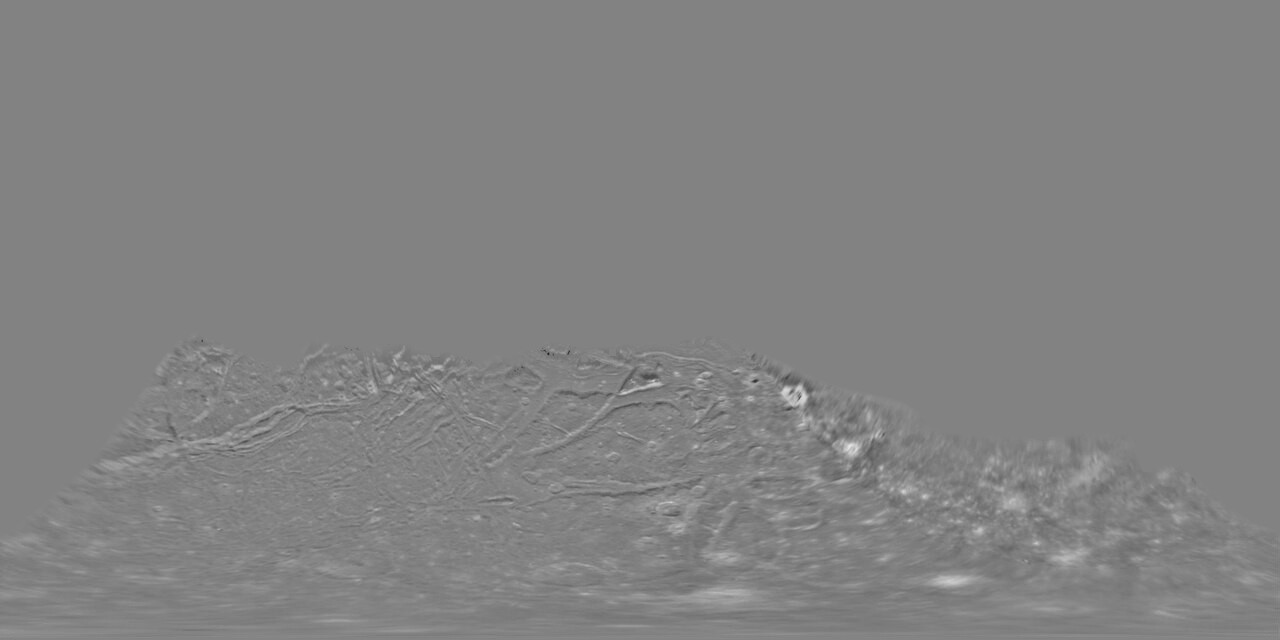
#> input picture billeder/solsystem/ariel-1280.jpg, 1280 x 640 px, given in place of x-Mercury_MESSENGER_MDIS_Basemap_BDR_Mosaic_Global_32ppd.jpg, which was not available; the run also reads 1 picture not shown here
$ python lav_overblik.py
#> lines starting #> are read from the running program, lines starting #| are printed output that depends on the picture
"""Små kort (1024 x 512) til kuglerne i Solsystemets overblik (docs/drejebog-overblik.md, afsnit 5).

Kortene står i ækvidistant projektion med længde 0° i midten og øst mod højre (som de andre kort).

- merkur-1k.jpg: MESSENGER MDIS BDR-mosaikken (USGS/PDS, public domain), hentet fra Wikimedia Commons i 1280 px.
  Gråtoner. Den øverste og nederste række er tomme i kilden og sættes til nabo-rækken.
- pluto-1k.jpg: New Horizons' farvekort (NASA/JHUAPL/SwRI, public domain, 2017), hentet fra Commons i 1280 px.
  Kilden har 180° i midten, så kortet rulles et halvt omgang. Det sydligste, som New Horizons ikke så (det lå i
  mørke), er sort i kilden og fyldes med en mørk, dæmpet udgave af kortets middelfarve (det siges i panelet).
- jorden-1k.jpg, mars-1k.jpg og saturn-1k.jpg: gjort mindre ud fra de kort, der allerede ligger her. Jorden får
  skyerne lagt ovenpå (jorden-skyer-2k.jpg), for sådan ser den ud langt væk.

Kildebillederne til Merkur og Pluto lægges ikke i repoet (retning.md). Kør:
    python lav_overblik.py <mappe med merkur.jpg og pluto.jpg>
Uden mappe hentes de fra upload.wikimedia.org.

Plutos baner (js/data/pluto-bane.js) laves af `python lav_overblik.py pluto-bane` (JPL Horizons).
"""
import sys
import os
import urllib.request
import urllib.parse
import json
from PIL import Image, ImageOps

HER = os.path.dirname(os.path.abspath(__file__))
B, H = 1024, 512
KILDER = {
    'merkur.jpg': 'https://upload.wikimedia.org/wikipedia/commons/thumb/c/c8/Mercury_MESSENGER_MDIS_Basemap_BDR_Mosaic_Global_32ppd.jpg/1280px-Mercury_MESSENGER_MDIS_Basemap_BDR_Mosaic_Global_32ppd.jpg',
    'pluto.jpg': 'https://upload.wikimedia.org/wikipedia/commons/thumb/a/ad/Pluto_color_mapmosaic.jpg/1280px-Pluto_color_mapmosaic.jpg',
}


def hent(mappe, navn):
#> called with mappe = 'billeder/solsystem/kilder-overblik', navn = 'merkur.jpg'
    sti = os.path.join(mappe, navn)
    if not os.path.exists(sti):
        urllib.request.urlretrieve(KILDER[navn], sti)
    return Image.open(sti)
#> returned value is the input picture: PIL image 1280x640 L; min 30, max 231, mean 130.2


def gem(im, navn, kvalitet=88):
    im.save(os.path.join(HER, navn), quality=kvalitet, optimize=True, progressive=True)
    print(navn, os.path.getsize(os.path.join(HER, navn)) // 1024, 'KB')


def merkur(mappe):
    im = hent(mappe, 'merkur.jpg').convert('L').resize((B, H), Image.LANCZOS)
    px = im.load()
    # Mørke rækker i kanterne (kilden er tom helt oppe og nede) sættes til den nærmeste række med indhold
    # (og den allerøverste og nederste række, der er en lys kant i kilden)
    middel = [sum(px[x, y] for x in range(B)) / B for y in range(H)]
#> middel = 512 values, max 132.8 at index 509, min 127.2 at index 494, mean 130.2
    top = max(1, next(y for y in range(H) if middel[y] > 40))
#> top = 1
    bund = min(H - 2, next(y for y in range(H - 1, -1, -1) if middel[y] > 40))
#> bund = 510
    for x in range(B):
        for y in range(top):
            px[x, y] = px[x, top]
        for y in range(bund + 1, H):
            px[x, y] = px[x, bund]
    gem(im, 'merkur-1k.jpg', 78)


def pluto(mappe):
#> called with mappe = 'billeder/solsystem/kilder-overblik'
    im = hent(mappe, 'pluto.jpg').convert('RGB').resize((B, H), Image.LANCZOS)
#> im: PIL image 1024x512 RGB
    # Rul et halvt omgang: kilden har 180° i midten
    rullet = Image.new('RGB', (B, H))
#> rullet: PIL image 1024x512 RGB; every value is 0
    rullet.paste(im.crop((B // 2, 0, B, H)), (0, 0))
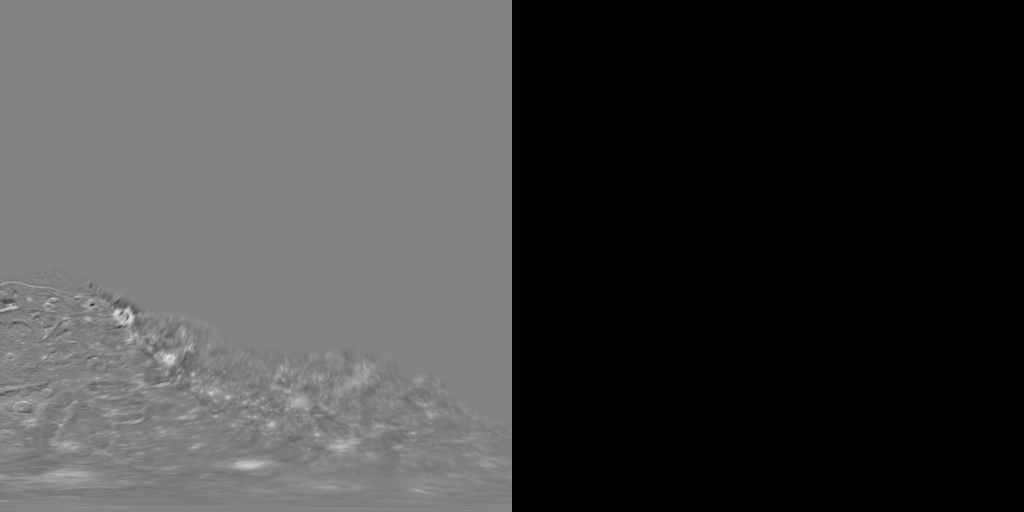
#> rullet: PIL image 1024x512 RGB; min 0, max 229, mean 65.5
    rullet.paste(im.crop((0, 0, B // 2, H)), (B // 2, 0))
    px = rullet.load()
    sum_ = [0, 0, 0]
    n = 0
    for y in range(H):
        for x in range(B):
            r, g, b = px[x, y]
            if r + g + b > 40:
                sum_[0] += r; sum_[1] += g; sum_[2] += b; n += 1
#> after the loop, n = 524288; sum_ = [68599340, 68599340, 68599340]
    mørk = tuple(int(c / n * 0.35) for c in sum_)
#> mørk = (45, 45, 45)
    for y in range(H):
        for x in range(B):
            r, g, b = px[x, y]
            if r + g + b <= 40:
                px[x, y] = mørk
    gem(rullet, 'pluto-1k.jpg')


def jorden():
    dag = Image.open(os.path.join(HER, 'jorden-dag-10-2k.jpg')).convert('RGB').resize((B, H), Image.LANCZOS)
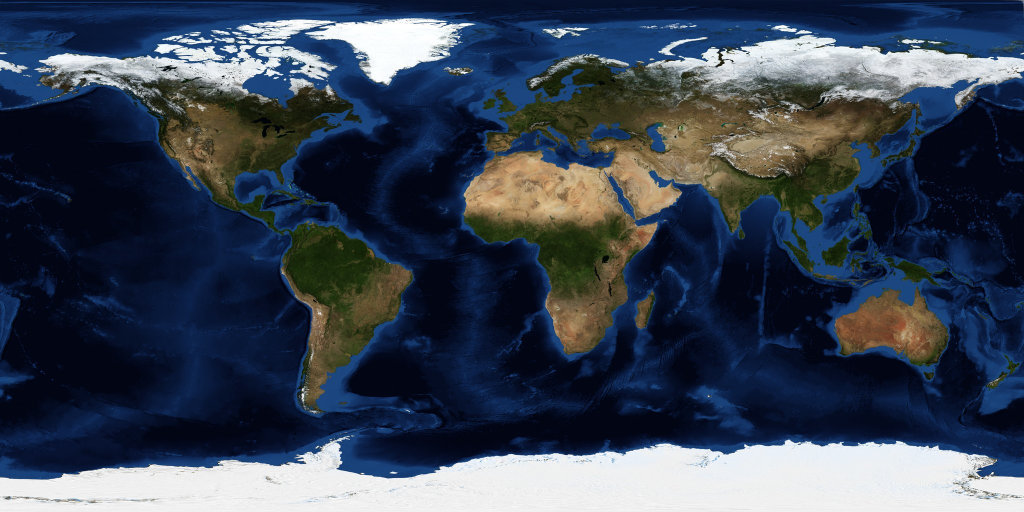
#> input picture billeder/solsystem/jorden-dag-10-2k.jpg, 2048 x 1024 px (shown at 1/2 size)
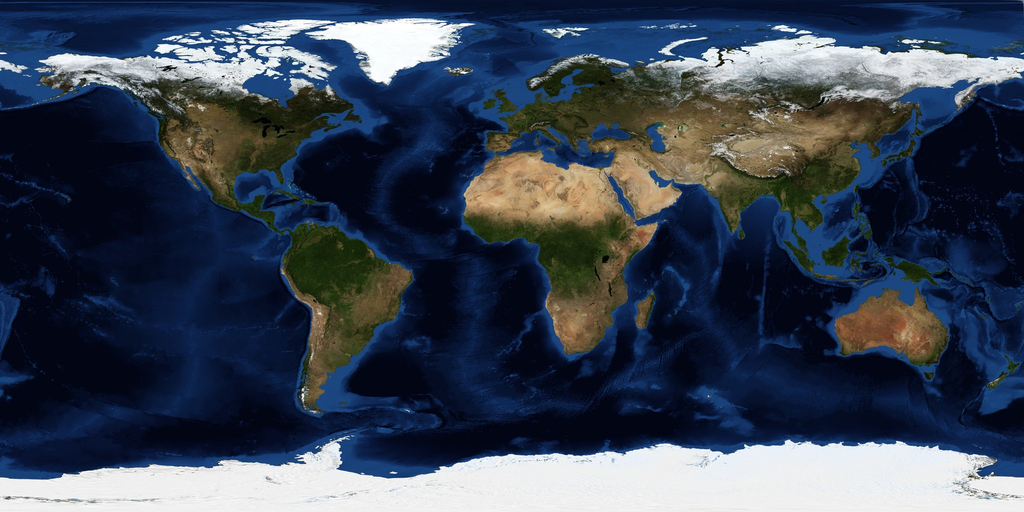
#> dag: PIL image 1024x512 RGB; mean R, G, B 57.8, 67.8, 84
    sky = Image.open(os.path.join(HER, 'jorden-skyer-2k.jpg')).convert('L').resize((B, H), Image.LANCZOS)
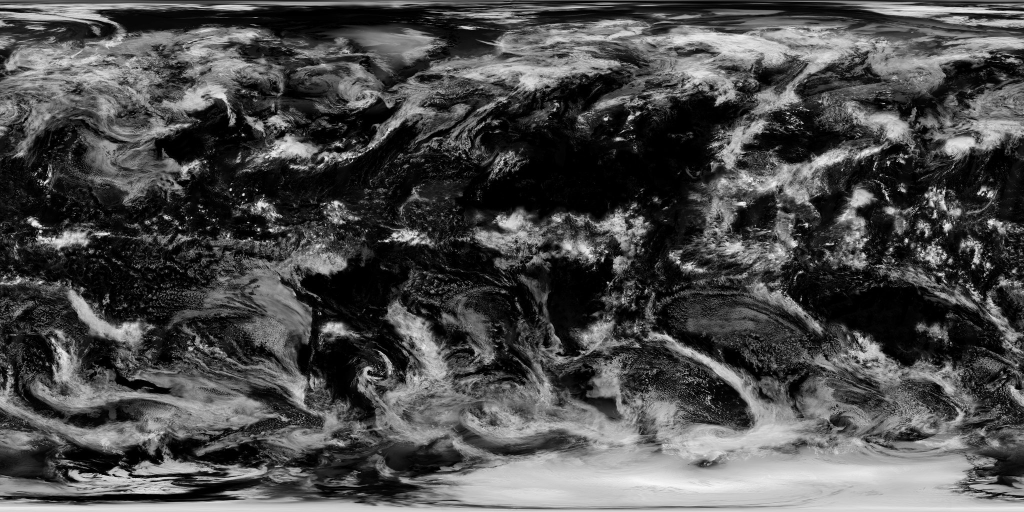
#> input picture billeder/solsystem/jorden-skyer-2k.jpg, 2048 x 1024 px (shown at 1/2 size)
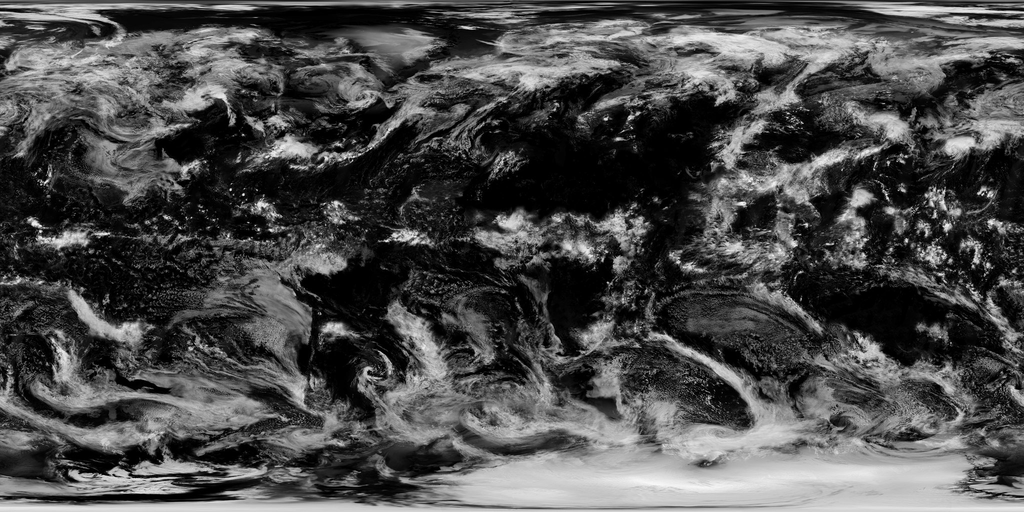
#> sky: PIL image 1024x512 L; min 0, max 255, mean 75.6
    hvid = Image.new('RGB', (B, H), (245, 247, 250))
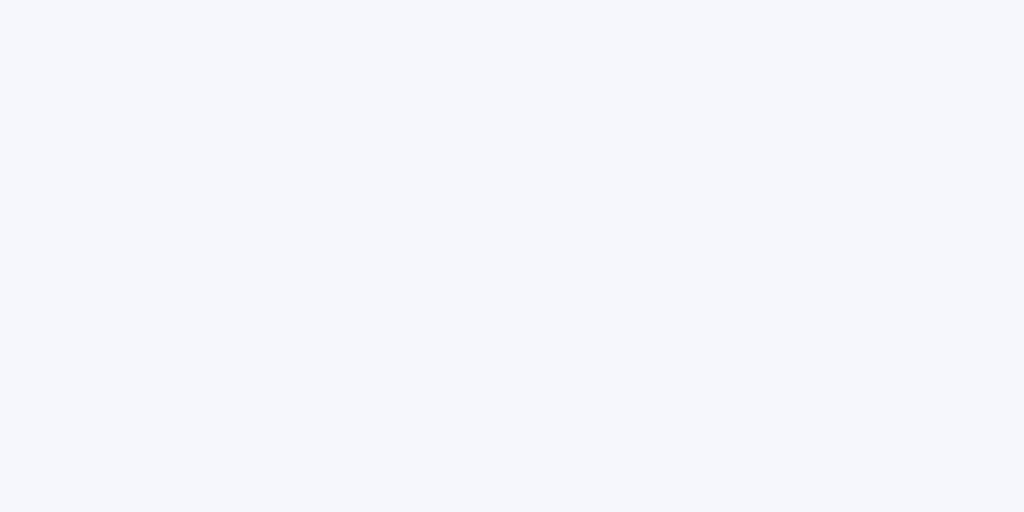
#> hvid: PIL image 1024x512 RGB; mean R, G, B 245, 247, 250
    gem(Image.composite(hvid, dag, sky.point(lambda v: int(v * 0.85))), 'jorden-1k.jpg', 80)
#> call 3 of gem, with navn = 'jorden-1k.jpg', kvalitet = 80
#> in gem (call 3), `im.save(os.path.join(HER, navn), quality=kvalitet, optimize=True, prog..`:
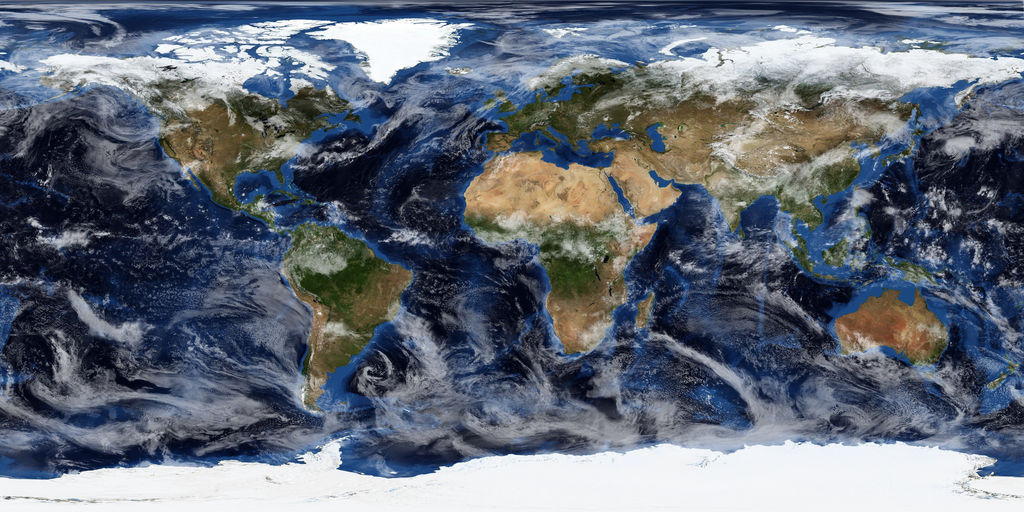
#> saved as jorden-1k.jpg: PIL image 1024x512 RGB; mean R, G, B 99, 106.9, 119.8


def mindre(kilde, navn):
    im = Image.open(os.path.join(HER, kilde)).convert('RGB').resize((B, H), Image.LANCZOS)
    gem(im, navn)


def pluto_bane():
    """js/data/pluto-bane.js: Plutos plads (AU, ekliptikken J2000) om Solen hvert år fra JPL Horizons."""
    q = {
        'format': 'json', 'COMMAND': "'999'", 'EPHEM_TYPE': "'VECTORS'", 'CENTER': "'500@10'",
        'START_TIME': "'1800-01-05'", 'STOP_TIME': "'2101-01-06'", 'STEP_SIZE': "'1 y'",
        'REF_PLANE': "'ECLIPTIC'", 'REF_SYSTEM': "'J2000'", 'VEC_TABLE': "'1'", 'OUT_UNITS': "'AU-D'", 'CSV_FORMAT': "'YES'",
    }
    url = 'https://ssd.jpl.nasa.gov/api/horizons.api?' + urllib.parse.urlencode(q)
    s = json.load(urllib.request.urlopen(url))['result']
    rækker = []
    for linje in s[s.index('$$SOE') + 5:s.index('$$EOE')].strip().splitlines():
        f = [x.strip() for x in linje.split(',')]
        rækker.append((float(f[0]), float(f[2]), float(f[3]), float(f[4])))
    jd0 = rækker[0][0]
    ud = [
        "// Plutos plads om Solen hvert år fra 5. januar 1800 til 5. januar 2101 (AU, ekliptikkens retninger J2000: X mod",
        "// forårspunktet, Z mod ekliptikkens nordpol). Fra JPL Horizons (Pluto 999, løsningen PLU060/DE440), hentet 15. november",
        "// 2026. JPL har fjernet Pluto fra de korte formler (tabel 1), så overblikket (js/data/planeter.js) bruger tabellen her.",
        "// Lavet af billeder/solsystem/lav_overblik.py pluto-bane, ret ikke i hånden. Uden Three.js.",
        f"export const JD0 = {jd0}; // 1800-01-05 kl. 0 (TDB)",
        "// Juliansk dato for hver række (kalenderår, så 365 eller 366 døgn imellem)",
        "export const DAG = [" + ",".join(str(int(round(r[0] - jd0))) for r in rækker) + "];",
        "export const XYZ = [",
    ]
    for i in range(0, len(rækker), 4):
        ud.append("  " + ",".join(f"{r[1]:.4f},{r[2]:.4f},{r[3]:.4f}" for r in rækker[i:i + 4]) + ",")
    ud.append("];")
    with open(os.path.join(HER, '..', '..', 'js', 'data', 'pluto-bane.js'), 'w', encoding='utf-8') as fil:
        fil.write("\n".join(ud) + "\n")


if __name__ == '__main__':
    if sys.argv[1:2] == ['pluto-bane']:
        pluto_bane()
        sys.exit()
    mappe = sys.argv[1] if len(sys.argv) > 1 else os.path.join(HER, 'kilder-overblik')
    os.makedirs(mappe, exist_ok=True)
    merkur(mappe)
    pluto(mappe)
    jorden()
    mindre('mars-2k.jpg', 'mars-1k.jpg')
    mindre('saturn-2k.jpg', 'saturn-1k.jpg')
#> (the run stopped early here; a loop or call above may not have finished)
